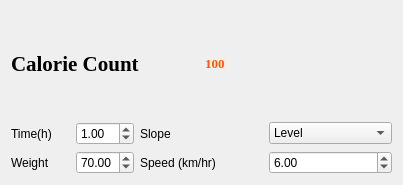
<?xml version="1.0" encoding="UTF-8"?>
<ui version="4.0">
 <class>Widget</class>
 <widget class="QWidget" name="Widget">
  <property name="geometry">
   <rect>
    <x>0</x>
    <y>0</y>
    <width>403</width>
    <height>185</height>
   </rect>
  </property>
  <property name="windowTitle">
   <string>Calorie Counter</string>
  </property>
  <property name="windowIcon">
   <iconset>
    <normaloff>icons8-healthy-food-calories-calculator-48.png</normaloff>icons8-healthy-food-calories-calculator-48.png</iconset>
  </property>
  <layout class="QVBoxLayout" name="verticalLayout">
   <item>
    <layout class="QHBoxLayout" name="horizontalLayout_3">
     <item>
      <widget class="QLabel" name="label">
       <property name="font">
        <font>
         <family>Times New Roman</family>
         <pointsize>16</pointsize>
         <bold>true</bold>
        </font>
       </property>
       <property name="text">
        <string>Calorie Count</string>
       </property>
      </widget>
     </item>
     <item>
      <widget class="QLabel" name="lblCalorie">
       <property name="font">
        <font>
         <family>Times New Roman</family>
         <pointsize>10</pointsize>
         <bold>true</bold>
        </font>
       </property>
       <property name="toolTip">
        <string>&lt;html&gt;&lt;head/&gt;&lt;body&gt;&lt;p&gt;Your calorie is&lt;/p&gt;&lt;/body&gt;&lt;/html&gt;</string>
       </property>
       <property name="styleSheet">
        <string notr="true">color:rgb(255, 85, 0)</string>
       </property>
       <property name="text">
        <string>100</string>
       </property>
      </widget>
     </item>
    </layout>
   </item>
   <item>
    <layout class="QHBoxLayout" name="horizontalLayout_4">
     <item>
      <layout class="QHBoxLayout" name="horizontalLayout">
       <item>
        <widget class="QLabel" name="label_2">
         <property name="text">
          <string>Time(h)</string>
         </property>
        </widget>
       </item>
       <item>
        <widget class="QDoubleSpinBox" name="spBoxTime">
         <property name="value">
          <double>1.000000000000000</double>
         </property>
        </widget>
       </item>
      </layout>
     </item>
     <item>
      <widget class="QLabel" name="label_3">
       <property name="text">
        <string>Slope</string>
       </property>
      </widget>
     </item>
     <item>
      <widget class="QComboBox" name="cmbSlope">
       <item>
        <property name="text">
         <string>Level</string>
        </property>
       </item>
      </widget>
     </item>
    </layout>
   </item>
   <item>
    <layout class="QHBoxLayout" name="horizontalLayout_5">
     <item>
      <layout class="QHBoxLayout" name="horizontalLayout_2">
       <item>
        <widget class="QLabel" name="label_4">
         <property name="text">
          <string>Weight</string>
         </property>
        </widget>
       </item>
       <item>
        <widget class="QDoubleSpinBox" name="spBoxWeight">
         <property name="value">
          <double>70.000000000000000</double>
         </property>
        </widget>
       </item>
      </layout>
     </item>
     <item>
      <widget class="QLabel" name="label_5">
       <property name="text">
        <string>Speed (km/hr)</string>
       </property>
      </widget>
     </item>
     <item>
      <widget class="QDoubleSpinBox" name="spBoxSpeed">
       <property name="value">
        <double>6.000000000000000</double>
       </property>
      </widget>
     </item>
    </layout>
   </item>
  </layout>
 </widget>
 <resources/>
 <connections/>
</ui>
